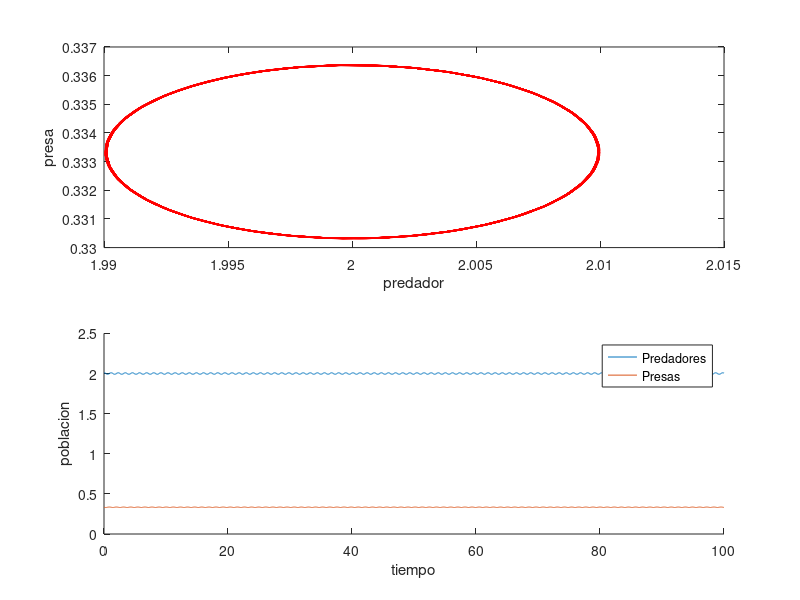

The MATLAB source for this figure:
clear all
A = 3;
B = 9;
C = 10;
D = 0;
E = 5;

predador0 = C/E + 0.01;
presa0 = A/B ;

x0 = [predador0; presa0];

f = @(t, x)  [-A .* x(1) + B .* x(1) .* x(2); C .* x(2) - D .* x(2) ^ 2 - E .* x(1) .* x(2)];
opciones.RelTol = 1e-8;
ociones.AbsTol = 1e-8;
[t, x] = ode45(f, [0, 100], x0, opciones);


subplot(2, 1 ,1)
plot(x(:, 1), x(:, 2) , 'red')
xlabel ('predador')
ylabel ('presa')
subplot(2, 1, 2)
hold on 
plot(t, x(:, 1))
plot(t, x(:, 2))
legend('Predadores', 'Presas')
xlabel('tiempo')
ylabel('poblacion')